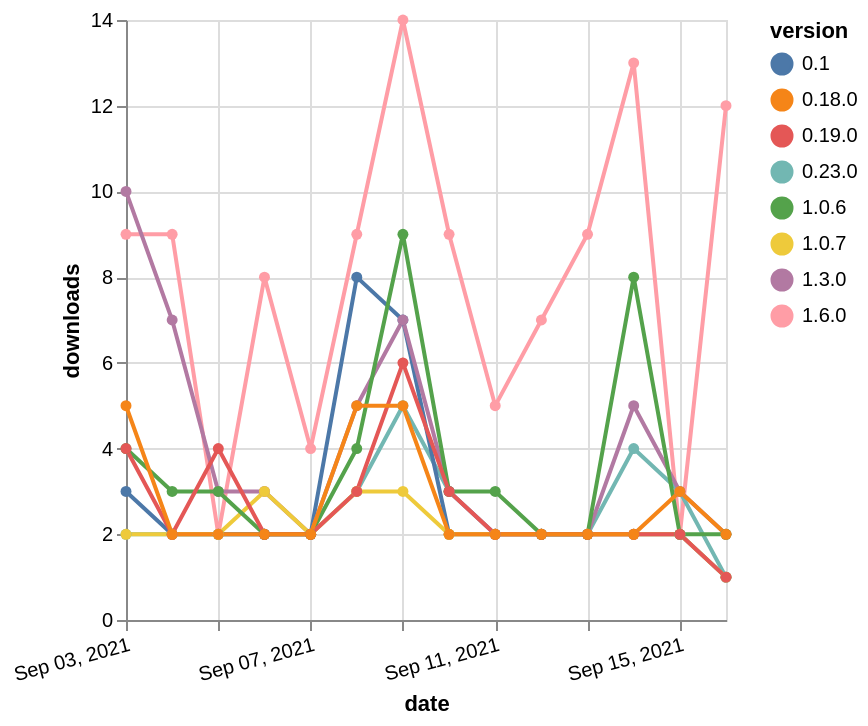

The specification (Vega-Lite) saved for this image:
### Vega-Lite specification from a JSON file in a GitHub repository (floating-point values rounded to 4 significant figures)
{"$schema": "https://vega.github.io/schema/vega-lite/v5.json", "description": "A simple bar chart with embedded data.", "data": {"values": [{"date": "2021-09-03", "total": 2019, "delta": 9, "version": "1.6.0"}, {"date": "2021-09-04", "total": 2028, "delta": 9, "version": "1.6.0"}, {"date": "2021-09-05", "total": 2030, "delta": 2, "version": "1.6.0"}, {"date": "2021-09-06", "total": 2038, "delta": 8, "version": "1.6.0"}, {"date": "2021-09-07", "total": 2042, "delta": 4, "version": "1.6.0"}, {"date": "2021-09-08", "total": 2051, "delta": 9, "version": "1.6.0"}, {"date": "2021-09-09", "total": 2065, "delta": 14, "version": "1.6.0"}, {"date": "2021-09-10", "total": 2074, "delta": 9, "version": "1.6.0"}, {"date": "2021-09-11", "total": 2079, "delta": 5, "version": "1.6.0"}, {"date": "2021-09-12", "total": 2086, "delta": 7, "version": "1.6.0"}, {"date": "2021-09-13", "total": 2095, "delta": 9, "version": "1.6.0"}, {"date": "2021-09-14", "total": 2108, "delta": 13, "version": "1.6.0"}, {"date": "2021-09-15", "total": 2110, "delta": 2, "version": "1.6.0"}, {"date": "2021-09-16", "total": 2122, "delta": 12, "version": "1.6.0"}, {"date": "2021-09-03", "total": 4867, "delta": 2, "version": "0.23.0"}, {"date": "2021-09-04", "total": 4869, "delta": 2, "version": "0.23.0"}, {"date": "2021-09-05", "total": 4871, "delta": 2, "version": "0.23.0"}, {"date": "2021-09-06", "total": 4873, "delta": 2, "version": "0.23.0"}, {"date": "2021-09-07", "total": 4875, "delta": 2, "version": "0.23.0"}, {"date": "2021-09-08", "total": 4878, "delta": 3, "version": "0.23.0"}, {"date": "2021-09-09", "total": 4883, "delta": 5, "version": "0.23.0"}, {"date": "2021-09-10", "total": 4886, "delta": 3, "version": "0.23.0"}, {"date": "2021-09-11", "total": 4888, "delta": 2, "version": "0.23.0"}, {"date": "2021-09-12", "total": 4890, "delta": 2, "version": "0.23.0"}, {"date": "2021-09-13", "total": 4892, "delta": 2, "version": "0.23.0"}, {"date": "2021-09-14", "total": 4896, "delta": 4, "version": "0.23.0"}, {"date": "2021-09-15", "total": 4899, "delta": 3, "version": "0.23.0"}, {"date": "2021-09-16", "total": 4900, "delta": 1, "version": "0.23.0"}, {"date": "2021-09-03", "total": 5171, "delta": 3, "version": "0.1"}, {"date": "2021-09-04", "total": 5173, "delta": 2, "version": "0.1"}, {"date": "2021-09-05", "total": 5175, "delta": 2, "version": "0.1"}, {"date": "2021-09-06", "total": 5177, "delta": 2, "version": "0.1"}, {"date": "2021-09-07", "total": 5179, "delta": 2, "version": "0.1"}, {"date": "2021-09-08", "total": 5187, "delta": 8, "version": "0.1"}, {"date": "2021-09-09", "total": 5194, "delta": 7, "version": "0.1"}, {"date": "2021-09-10", "total": 5196, "delta": 2, "version": "0.1"}, {"date": "2021-09-11", "total": 5198, "delta": 2, "version": "0.1"}, {"date": "2021-09-12", "total": 5200, "delta": 2, "version": "0.1"}, {"date": "2021-09-13", "total": 5202, "delta": 2, "version": "0.1"}, {"date": "2021-09-14", "total": 5204, "delta": 2, "version": "0.1"}, {"date": "2021-09-15", "total": 5206, "delta": 2, "version": "0.1"}, {"date": "2021-09-16", "total": 5207, "delta": 1, "version": "0.1"}, {"date": "2021-09-03", "total": 1821, "delta": 10, "version": "1.3.0"}, {"date": "2021-09-04", "total": 1828, "delta": 7, "version": "1.3.0"}, {"date": "2021-09-05", "total": 1831, "delta": 3, "version": "1.3.0"}, {"date": "2021-09-06", "total": 1834, "delta": 3, "version": "1.3.0"}, {"date": "2021-09-07", "total": 1836, "delta": 2, "version": "1.3.0"}, {"date": "2021-09-08", "total": 1841, "delta": 5, "version": "1.3.0"}, {"date": "2021-09-09", "total": 1848, "delta": 7, "version": "1.3.0"}, {"date": "2021-09-10", "total": 1851, "delta": 3, "version": "1.3.0"}, {"date": "2021-09-11", "total": 1853, "delta": 2, "version": "1.3.0"}, {"date": "2021-09-12", "total": 1855, "delta": 2, "version": "1.3.0"}, {"date": "2021-09-13", "total": 1857, "delta": 2, "version": "1.3.0"}, {"date": "2021-09-14", "total": 1862, "delta": 5, "version": "1.3.0"}, {"date": "2021-09-15", "total": 1865, "delta": 3, "version": "1.3.0"}, {"date": "2021-09-16", "total": 1867, "delta": 2, "version": "1.3.0"}, {"date": "2021-09-03", "total": 1325, "delta": 2, "version": "1.0.7"}, {"date": "2021-09-04", "total": 1327, "delta": 2, "version": "1.0.7"}, {"date": "2021-09-05", "total": 1329, "delta": 2, "version": "1.0.7"}, {"date": "2021-09-06", "total": 1332, "delta": 3, "version": "1.0.7"}, {"date": "2021-09-07", "total": 1334, "delta": 2, "version": "1.0.7"}, {"date": "2021-09-08", "total": 1337, "delta": 3, "version": "1.0.7"}, {"date": "2021-09-09", "total": 1340, "delta": 3, "version": "1.0.7"}, {"date": "2021-09-10", "total": 1342, "delta": 2, "version": "1.0.7"}, {"date": "2021-09-11", "total": 1344, "delta": 2, "version": "1.0.7"}, {"date": "2021-09-12", "total": 1346, "delta": 2, "version": "1.0.7"}, {"date": "2021-09-13", "total": 1348, "delta": 2, "version": "1.0.7"}, {"date": "2021-09-14", "total": 1350, "delta": 2, "version": "1.0.7"}, {"date": "2021-09-15", "total": 1352, "delta": 2, "version": "1.0.7"}, {"date": "2021-09-16", "total": 1353, "delta": 1, "version": "1.0.7"}, {"date": "2021-09-03", "total": 3658, "delta": 4, "version": "1.0.6"}, {"date": "2021-09-04", "total": 3661, "delta": 3, "version": "1.0.6"}, {"date": "2021-09-05", "total": 3664, "delta": 3, "version": "1.0.6"}, {"date": "2021-09-06", "total": 3666, "delta": 2, "version": "1.0.6"}, {"date": "2021-09-07", "total": 3668, "delta": 2, "version": "1.0.6"}, {"date": "2021-09-08", "total": 3672, "delta": 4, "version": "1.0.6"}, {"date": "2021-09-09", "total": 3681, "delta": 9, "version": "1.0.6"}, {"date": "2021-09-10", "total": 3684, "delta": 3, "version": "1.0.6"}, {"date": "2021-09-11", "total": 3687, "delta": 3, "version": "1.0.6"}, {"date": "2021-09-12", "total": 3689, "delta": 2, "version": "1.0.6"}, {"date": "2021-09-13", "total": 3691, "delta": 2, "version": "1.0.6"}, {"date": "2021-09-14", "total": 3699, "delta": 8, "version": "1.0.6"}, {"date": "2021-09-15", "total": 3701, "delta": 2, "version": "1.0.6"}, {"date": "2021-09-16", "total": 3703, "delta": 2, "version": "1.0.6"}, {"date": "2021-09-03", "total": 5125, "delta": 4, "version": "0.19.0"}, {"date": "2021-09-04", "total": 5127, "delta": 2, "version": "0.19.0"}, {"date": "2021-09-05", "total": 5131, "delta": 4, "version": "0.19.0"}, {"date": "2021-09-06", "total": 5133, "delta": 2, "version": "0.19.0"}, {"date": "2021-09-07", "total": 5135, "delta": 2, "version": "0.19.0"}, {"date": "2021-09-08", "total": 5138, "delta": 3, "version": "0.19.0"}, {"date": "2021-09-09", "total": 5144, "delta": 6, "version": "0.19.0"}, {"date": "2021-09-10", "total": 5147, "delta": 3, "version": "0.19.0"}, {"date": "2021-09-11", "total": 5149, "delta": 2, "version": "0.19.0"}, {"date": "2021-09-12", "total": 5151, "delta": 2, "version": "0.19.0"}, {"date": "2021-09-13", "total": 5153, "delta": 2, "version": "0.19.0"}, {"date": "2021-09-14", "total": 5155, "delta": 2, "version": "0.19.0"}, {"date": "2021-09-15", "total": 5157, "delta": 2, "version": "0.19.0"}, {"date": "2021-09-16", "total": 5158, "delta": 1, "version": "0.19.0"}, {"date": "2021-09-03", "total": 4892, "delta": 5, "version": "0.18.0"}, {"date": "2021-09-04", "total": 4894, "delta": 2, "version": "0.18.0"}, {"date": "2021-09-05", "total": 4896, "delta": 2, "version": "0.18.0"}, {"date": "2021-09-06", "total": 4898, "delta": 2, "version": "0.18.0"}, {"date": "2021-09-07", "total": 4900, "delta": 2, "version": "0.18.0"}, {"date": "2021-09-08", "total": 4905, "delta": 5, "version": "0.18.0"}, {"date": "2021-09-09", "total": 4910, "delta": 5, "version": "0.18.0"}, {"date": "2021-09-10", "total": 4912, "delta": 2, "version": "0.18.0"}, {"date": "2021-09-11", "total": 4914, "delta": 2, "version": "0.18.0"}, {"date": "2021-09-12", "total": 4916, "delta": 2, "version": "0.18.0"}, {"date": "2021-09-13", "total": 4918, "delta": 2, "version": "0.18.0"}, {"date": "2021-09-14", "total": 4920, "delta": 2, "version": "0.18.0"}, {"date": "2021-09-15", "total": 4923, "delta": 3, "version": "0.18.0"}, {"date": "2021-09-16", "total": 4925, "delta": 2, "version": "0.18.0"}]}, "width": "container", "mark": {"type": "line", "point": {"filled": true}}, "encoding": {"x": {"field": "date", "type": "temporal", "timeUnit": "yearmonthdate", "title": "date", "axis": {"labelAngle": -15}}, "y": {"field": "delta", "type": "quantitative", "title": "downloads"}, "color": {"field": "version", "type": "nominal"}, "tooltip": {"field": "delta"}}}
